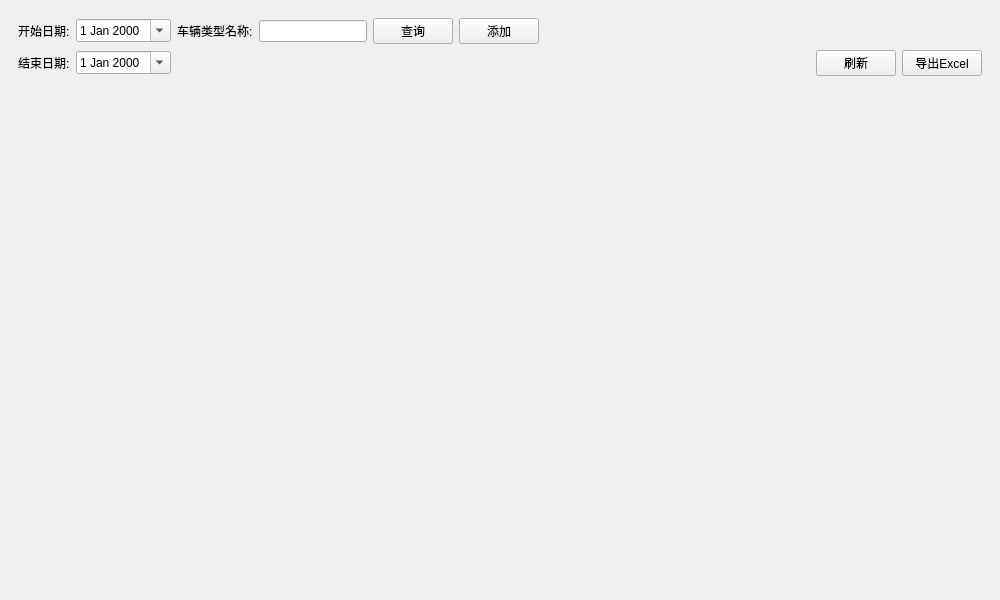
<?xml version="1.0" encoding="UTF-8"?>
<ui version="4.0">
 <class>FrmVehicleTypeTable</class>
 <widget class="QWidget" name="FrmVehicleTypeTable">
  <property name="geometry">
   <rect>
    <x>0</x>
    <y>0</y>
    <width>1000</width>
    <height>600</height>
   </rect>
  </property>
  <property name="windowTitle">
   <string>Form</string>
  </property>
  <layout class="QGridLayout" name="gridLayout_3">
   <property name="leftMargin">
    <number>0</number>
   </property>
   <property name="topMargin">
    <number>0</number>
   </property>
   <property name="rightMargin">
    <number>0</number>
   </property>
   <property name="bottomMargin">
    <number>0</number>
   </property>
   <item row="0" column="0">
    <widget class="QStackedWidget" name="stackedWidget">
     <property name="currentIndex">
      <number>0</number>
     </property>
     <widget class="QWidget" name="page">
      <layout class="QGridLayout" name="gridLayout_2" rowstretch="1,9">
       <item row="0" column="0">
        <widget class="QWidget" name="widget" native="true">
         <layout class="QGridLayout" name="gridLayout">
          <item row="0" column="3">
           <widget class="QLineEdit" name="editName">
            <property name="sizePolicy">
             <sizepolicy hsizetype="Minimum" vsizetype="Fixed">
              <horstretch>0</horstretch>
              <verstretch>0</verstretch>
             </sizepolicy>
            </property>
           </widget>
          </item>
          <item row="1" column="8">
           <widget class="QPushButton" name="btnExport">
            <property name="sizePolicy">
             <sizepolicy hsizetype="Minimum" vsizetype="Fixed">
              <horstretch>0</horstretch>
              <verstretch>0</verstretch>
             </sizepolicy>
            </property>
            <property name="toolTip">
             <string>导出Excel</string>
            </property>
            <property name="text">
             <string>导出Excel</string>
            </property>
            <property name="icon">
             <iconset resource="../../main.qrc">
              <normaloff>:/image/excel.png</normaloff>:/image/excel.png</iconset>
            </property>
           </widget>
          </item>
          <item row="0" column="0">
           <widget class="QLabel" name="label">
            <property name="text">
             <string>开始日期:</string>
            </property>
           </widget>
          </item>
          <item row="0" column="4">
           <widget class="QPushButton" name="btnQuery">
            <property name="text">
             <string>查询</string>
            </property>
           </widget>
          </item>
          <item row="0" column="5">
           <widget class="QPushButton" name="btnAdd">
            <property name="text">
             <string>添加</string>
            </property>
           </widget>
          </item>
          <item row="0" column="2">
           <widget class="QLabel" name="label_3">
            <property name="text">
             <string>车辆类型名称:</string>
            </property>
           </widget>
          </item>
          <item row="1" column="0">
           <widget class="QLabel" name="label_2">
            <property name="text">
             <string>结束日期:</string>
            </property>
           </widget>
          </item>
          <item row="0" column="6">
           <spacer name="horizontalSpacer_2">
            <property name="orientation">
             <enum>Qt::Horizontal</enum>
            </property>
            <property name="sizeHint" stdset="0">
             <size>
              <width>40</width>
              <height>20</height>
             </size>
            </property>
           </spacer>
          </item>
          <item row="1" column="7">
           <widget class="QPushButton" name="btnRefresh">
            <property name="toolTip">
             <string>刷新</string>
            </property>
            <property name="text">
             <string>刷新</string>
            </property>
            <property name="icon">
             <iconset resource="../../main.qrc">
              <normaloff>:/image/刷新.png</normaloff>:/image/刷新.png</iconset>
            </property>
           </widget>
          </item>
          <item row="0" column="1">
           <widget class="QDateEdit" name="dateStart">
            <property name="calendarPopup">
             <bool>true</bool>
            </property>
           </widget>
          </item>
          <item row="1" column="1">
           <widget class="QDateEdit" name="dateEnd">
            <property name="calendarPopup">
             <bool>true</bool>
            </property>
           </widget>
          </item>
         </layout>
        </widget>
       </item>
       <item row="1" column="0">
        <widget class="GbsTableWidget" name="tableWidget" native="true"/>
       </item>
      </layout>
     </widget>
     <widget class="QWidget" name="page_2">
      <layout class="QGridLayout" name="gridLayout_4"/>
     </widget>
    </widget>
   </item>
  </layout>
 </widget>
 <customwidgets>
  <customwidget>
   <class>GbsTableWidget</class>
   <extends>QWidget</extends>
   <header>gbstablewidget.h</header>
   <container>1</container>
  </customwidget>
 </customwidgets>
 <resources>
  <include location="../../main.qrc"/>
 </resources>
 <connections/>
</ui>
